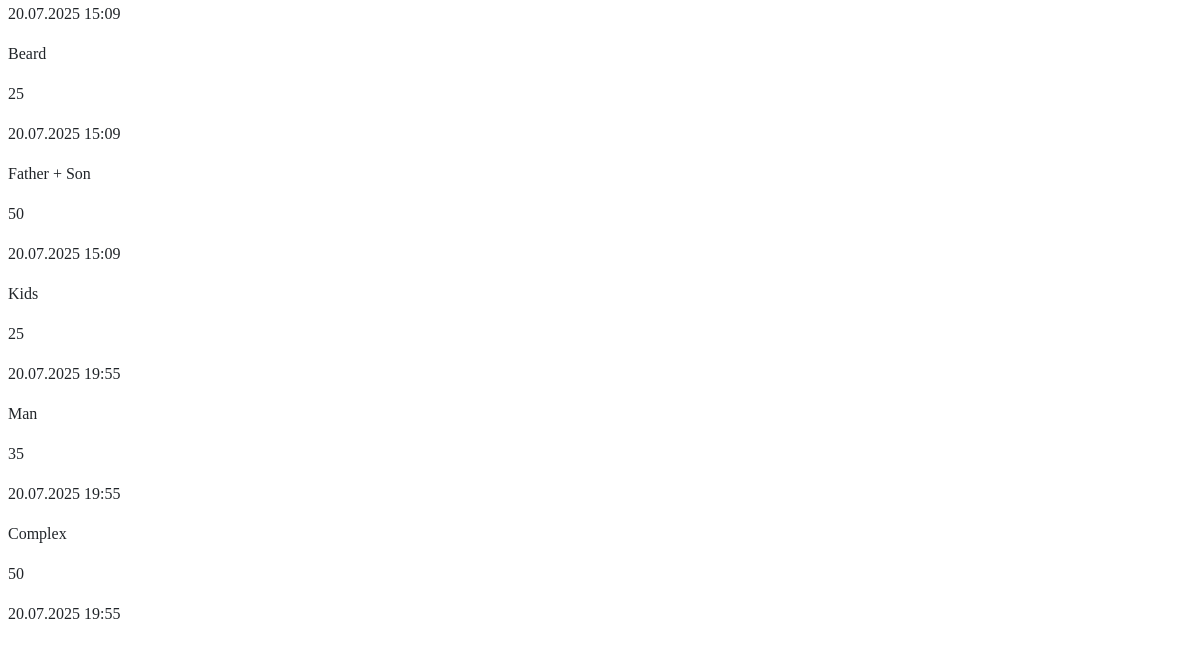
Before: //calendar/ (lower part) with the older database file.
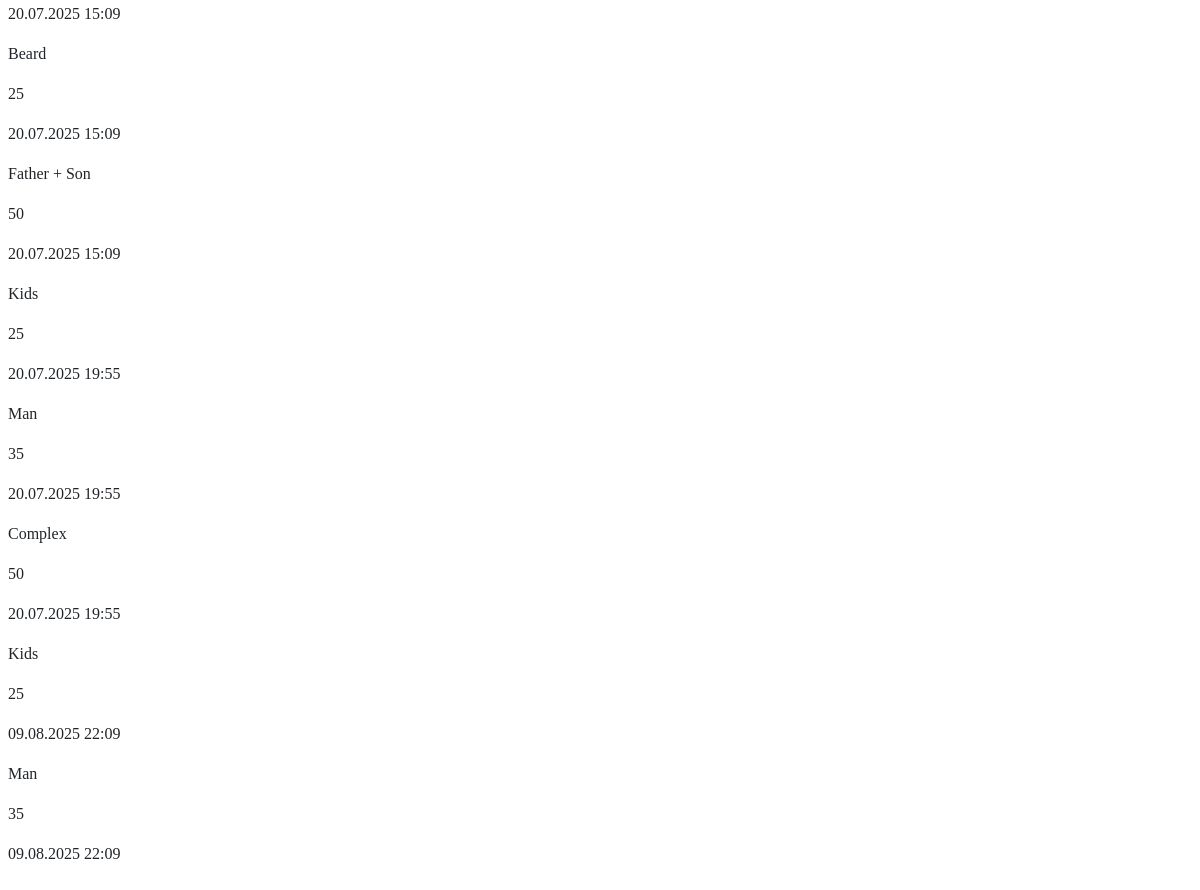
After: the same page with the newer database file.
### index/models.py (models this page shows, shortened)
class Data(models.Model):
    id = models.BigAutoField(primary_key=True)
    name = models.CharField(max_length=30)
    money = models.IntegerField()
    date = models.DateTimeField(default=timezone.localtime())

### index/views.py (the view)
# urls.py: path('', views.index, name='index'),
def index(request):
    context = {}
    context['dataset'] = Data.objects.all()
    return render(request,'index/home.html',context)

### index/templates/index/home.html (shortened to what this page needs)
{%extends 'index/general.html'%}
{%block body%}
{% for element in dataset %}
    <p class="lead">{{ element.name }}</p>
    <p>{{ element.money }}</p>
    <p>{{ element.date|date:"d.m.Y H:i" }}</p>
{% endfor %}
{%endblock%}

### index/templates/index/general.html (shortened to what this page needs)
<!doctype html>
<html lang="en">
<head>
    {% load static %}
    <link rel="stylesheet" type="text/css" href="{% static  'index/sample.css' %}">
</head>
<body>
</body>
    <div>
         {%block body%}{%endblock%}
    </div>
</html>

### index/static/index/sample.css (style rules this page uses)
body { font-size: var(--bs-body-font-size); font-weight: var(--bs-body-font-weight); line-height: var(--bs-body-line-height); color: var(--bs-body-color); -webkit-text-size-adjust: 100%; display: grid; }
:root, [data-bs-theme="light"] { --bs-carousel-indicator-active-bg: #fff; --bs-carousel-caption-color: #fff; --bs-carousel-control-icon-filter: ; }
:root, [data-bs-theme="light"] { --bs-blue: #0d6efd; --bs-indigo: #6610f2; --bs-purple: #6f42c1; --bs-pink: #d63384; --bs-red: #dc3545; --bs-orange: #fd7e14; --bs-yellow: #ffc107; --bs-green: #198754; --bs-teal: #20c997; --bs-cyan: #0dcaf0; --bs-black: #000; --bs-white: #fff; --bs-gray: #6c757d; --bs-gray-dark: #343a40; --bs-gray-100: #f8f9fa; --bs-gray-200: #e9ecef; --bs-gray-300: #dee2e6; --bs-gray-400: #ced4da; --bs-gray-500: #adb5bd; --bs-gray-600: #6c757d; --bs-gray-700: #495057; --bs-gray-800: #343a40; --bs-gray-900: #212529; --bs-primary: #0d6efd; --bs-secondary: #6c757d; --bs-success: #198754; --bs-info: #0dcaf0; --bs-warning: #ffc107; --bs-danger: #dc3545; --bs-light: #f8f9fa; --bs-dark: #212529; --bs-primary-rgb: 13,110,253; --bs-secondary-rgb: 108,117,125; --bs-success-rgb: 25,135,84; --bs-info-rgb: 13,202,240; --bs-warning-rgb: 255,193,7; --bs-danger-rgb: 220,53,69; --bs-light-rgb: 248,249,250; --bs-dark-rgb: 33,37,41; --bs-primary-text-emphasis: #052c65; --bs-secondary-text-emphasis: #2b2f32; --bs-success-text-emphasis: #0a3622; --bs-info-text-emphasis: #055160; --bs-warning-text-emphasis: #664d03; --bs-danger-text-emphasis: #58151c; --bs-light-text-emphasis: #495057; --bs-dark-text-emphasis: #495057; --bs-primary-bg-subtle: #cfe2ff; --bs-secondary-bg-subtle: #e2e3e5; --bs-success-bg-subtle: #d1e7dd; --bs-info-bg-subtle: #cff4fc; --bs-warning-bg-subtle: #fff3cd; --bs-danger-bg-subtle: #f8d7da; --bs-light-bg-subtle: #fcfcfd; --bs-dark-bg-subtle: #ced4da; --bs-primary-border-subtle: #9ec5fe; --bs-secondary-border-subtle: #c4c8cb; --bs-success-border-subtle: #a3cfbb; --bs-info-border-subtle: #9eeaf9; --bs-warning-border-subtle: #ffe69c; --bs-danger-border-subtle: #f1aeb5; --bs-light-border-subtle: #e9ecef; --bs-dark-border-subtle: #adb5bd; --bs-white-rgb: 255,255,255; --bs-black-rgb: 0,0,0; --bs-font-sans-serif: system-ui,-apple-system,"Segoe UI",Roboto,"Helvetica Neue","Noto Sans","Liberation Sans",Arial,sans-serif,"Apple Color Emoji","Segoe UI Emoji","Segoe UI Symbol","Noto Color Emoji"; --bs-font-monospace: SFMono-Regular,Menlo,Monaco,Consolas,"Liberation Mono","Courier New",monospace; --bs-gradient: linear-gradient(180deg, rgba(255, 255, 255, 0.15), rgba(255, 255, 255, 0)); --bs-body-font-family: var(--bs-font-sans-serif); --bs-body-font-size: 1rem; --bs-body-font-weight: 400; --bs-body-line-height: 1.5; --bs-body-color: #212529; --bs-body-color-rgb: 33,37,41; --bs-body-bg: #fff; --bs-body-bg-rgb: 255,255,255; --bs-emphasis-color: #000; --bs-emphasis-color-rgb: 0,0,0; --bs-secondary-color: rgba(33, 37, 41, 0.75); --bs-secondary-color-rgb: 33,37,41; --bs-secondary-bg: #e9ecef; --bs-secondary-bg-rgb: 233,236,239; --bs-tertiary-color: rgba(33, 37, 41, 0.5); --bs-tertiary-color-rgb: 33,37,41; --bs-tertiary-bg: #f8f9fa; --bs-tertiary-bg-rgb: 248,249,250; --bs-heading-color: inherit; --bs-link-color: #0d6efd; --bs-link-color-rgb: 13,110,253; --bs-link-decoration: underline; --bs-link-hover-color: #0a58ca; --bs-link-hover-color-rgb: 10,88,202; --bs-code-color: #d63384; --bs-highlight-color: #212529; --bs-highlight-bg: #fff3cd; --bs-border-width: 1px; --bs-border-style: solid; --bs-border-color: #dee2e6; --bs-border-color-translucent: rgba(0, 0, 0, 0.175); --bs-border-radius: 0.375rem; --bs-border-radius-sm: 0.25rem; --bs-border-radius-lg: 0.5rem; --bs-border-radius-xl: 1rem; --bs-border-radius-xxl: 2rem; --bs-border-radius-2xl: var(--bs-border-radius-xxl); --bs-border-radius-pill: 50rem; --bs-box-shadow: 0 0.5rem 1rem rgba(0, 0, 0, 0.15); --bs-box-shadow-sm: 0 0.125rem 0.25rem rgba(0, 0, 0, 0.075); --bs-box-shadow-lg: 0 1rem 3rem rgba(0, 0, 0, 0.175); --bs-box-shadow-inset: inset 0 1px 2px rgba(0, 0, 0, 0.075); --bs-focus-ring-width: 0.25rem; --bs-focus-ring-opacity: 0.25; --bs-focus-ring-color: rgba(13, 110, 253, 0.25); --bs-form-valid-color: #198754; --bs-form-valid-border-color: #198754; --bs-form-invalid-color: #dc3545; --bs-form-invalid-border-color: #dc3545; }

Changed rows visible on the page:
added Data: name "Kids", money "25", date "09.08.2025 22:09"
added Data: name "Man", money "35", date "09.08.2025 22:09"
